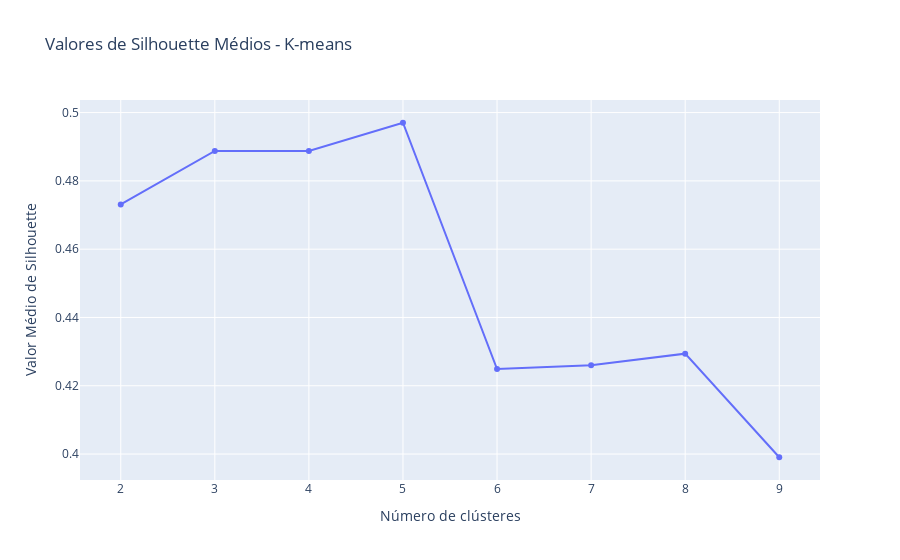

Notebook cell for this chart:
### Code cell
# Gráfico dos valores médios de SILHOUETTE para K-means
import plotly.graph_objects as go
fig = go.Figure()
fig.add_trace(go.Scatter(x= faixa_n_clusters, y = valores_silhueta))
fig.update_layout(title= 'Valores de Silhouette Médios - K-means', xaxis_title='Número de clústeres', 
                 yaxis_title = 'Valor Médio de Silhouette')

### Figure 1 — Plotly figure (JSON) as saved in the notebook; plotly's stock layout.template omitted (floating-point values rounded to 4 significant figures)
{"data": [{"type": "scatter", "x": [2, 3, 4, 5, 6, 7, 8, 9], "y": [0.4731, 0.4888, 0.4887, 0.497, 0.4249, 0.426, 0.4294, 0.3991]}], "layout": {"title": {"text": "Valores de Silhouette Médios - K-means"}, "xaxis": {"title": {"text": "Número de clústeres"}}, "yaxis": {"title": {"text": "Valor Médio de Silhouette"}}}}
